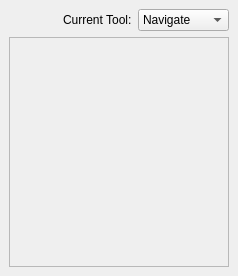
<?xml version="1.0" encoding="UTF-8"?>
<ui version="4.0">
 <class>ToolSettingsDock</class>
 <widget class="QDockWidget" name="ToolSettingsDock">
  <property name="geometry">
   <rect>
    <x>0</x>
    <y>0</y>
    <width>238</width>
    <height>276</height>
   </rect>
  </property>
  <property name="windowTitle">
   <string>Tool Settings</string>
  </property>
  <widget class="QWidget" name="dockWidgetContents">
   <layout class="QGridLayout" name="gridLayout">
    <item row="1" column="0" colspan="4">
     <widget class="QFrame" name="frame">
      <property name="frameShape">
       <enum>QFrame::StyledPanel</enum>
      </property>
      <property name="frameShadow">
       <enum>QFrame::Raised</enum>
      </property>
      <layout class="QVBoxLayout" name="verticalLayout">
       <item>
        <layout class="QVBoxLayout" name="layout"/>
       </item>
      </layout>
     </widget>
    </item>
    <item row="0" column="3">
     <widget class="QComboBox" name="comboBox">
      <item>
       <property name="text">
        <string>Navigate</string>
       </property>
      </item>
      <item>
       <property name="text">
        <string>Build</string>
       </property>
      </item>
      <item>
       <property name="text">
        <string>Manipulate</string>
       </property>
      </item>
     </widget>
    </item>
    <item row="0" column="2">
     <widget class="QLabel" name="label">
      <property name="text">
       <string>Current Tool:</string>
      </property>
     </widget>
    </item>
   </layout>
  </widget>
 </widget>
 <resources/>
 <connections/>
</ui>
